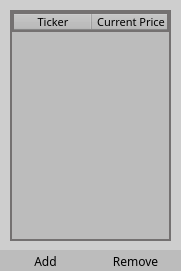
    <widget class="QFrame" name="watchlistFrame">
     <property name="geometry">
      <rect>
       <x>550</x>
       <y>150</y>
       <width>181</width>
       <height>271</height>
      </rect>
     </property>
     <property name="styleSheet">
      <string notr="true">background-color:#CECECE;
border:none</string>
     </property>
     <property name="frameShape">
      <enum>QFrame::StyledPanel</enum>
     </property>
     <property name="frameShadow">
      <enum>QFrame::Raised</enum>
     </property>
     <widget class="QFrame" name="watchlistFrameFooter">
      <property name="geometry">
       <rect>
        <x>0</x>
        <y>250</y>
        <width>181</width>
        <height>21</height>
       </rect>
      </property>
      <property name="styleSheet">
       <string notr="true">background-color:#BCBCBC</string>
      </property>
      <property name="frameShape">
       <enum>QFrame::StyledPanel</enum>
      </property>
      <property name="frameShadow">
       <enum>QFrame::Raised</enum>
      </property>
      <widget class="QPushButton" name="btnAddWatchlist">
       <property name="geometry">
        <rect>
         <x>10</x>
         <y>3</y>
         <width>71</width>
         <height>16</height>
        </rect>
       </property>
       <property name="font">
        <font>
         <family>Futura</family>
         <pointsize>9</pointsize>
        </font>
       </property>
       <property name="styleSheet">
        <string notr="true">QPushButton {
    color: black;
    background-color: #BCBCBC;
    font-family: 'Futura';
    font-size: 9pt;
    border: none;
}
QPushButton:hover {
    background-color: #A0A0A0;
}</string>
       </property>
       <property name="text">
        <string>Add</string>
       </property>
      </widget>
      <widget class="QPushButton" name="btnRemoveWatchlist">
       <property name="geometry">
        <rect>
         <x>100</x>
         <y>3</y>
         <width>71</width>
         <height>16</height>
        </rect>
       </property>
       <property name="font">
        <font>
         <family>Futura</family>
         <pointsize>9</pointsize>
        </font>
       </property>
       <property name="styleSheet">
        <string notr="true">QPushButton {
    color: black;
    background-color: #BCBCBC;
    font-family: 'Futura';
    font-size: 9pt;
    border: none;
}
QPushButton:hover {
    background-color: #A0A0A0;
}</string>
       </property>
       <property name="text">
        <string>Remove</string>
       </property>
      </widget>
     </widget>
     <widget class="QTableWidget" name="tblWatchlist">
      <property name="enabled">
       <bool>false</bool>
      </property>
      <property name="geometry">
       <rect>
        <x>10</x>
        <y>10</y>
        <width>161</width>
        <height>231</height>
       </rect>
      </property>
      <property name="styleSheet">
       <string notr="true">background-color:#BCBCBC;
border:2px solid #747171;
color: Black;</string>
      </property>
      <attribute name="horizontalHeaderDefaultSectionSize">
       <number>78</number>
      </attribute>
      <column>
       <property name="text">
        <string>Ticker</string>
       </property>
       <property name="font">
        <font>
         <family>Futura</family>
         <pointsize>8</pointsize>
        </font>
       </property>
       <property name="foreground">
        <brush brushstyle="SolidPattern">
         <color alpha="255">
          <red>0</red>
          <green>0</green>
          <blue>0</blue>
         </color>
        </brush>
       </property>
      </column>
      <column>
       <property name="text">
        <string>Current Price</string>
       </property>
       <property name="font">
        <font>
         <family>Futura</family>
         <pointsize>8</pointsize>
        </font>
       </property>
       <property name="foreground">
        <brush brushstyle="SolidPattern">
         <color alpha="255">
          <red>0</red>
          <green>0</green>
          <blue>0</blue>
         </color>
        </brush>
       </property>
      </column>
     </widget>
    </widget>
